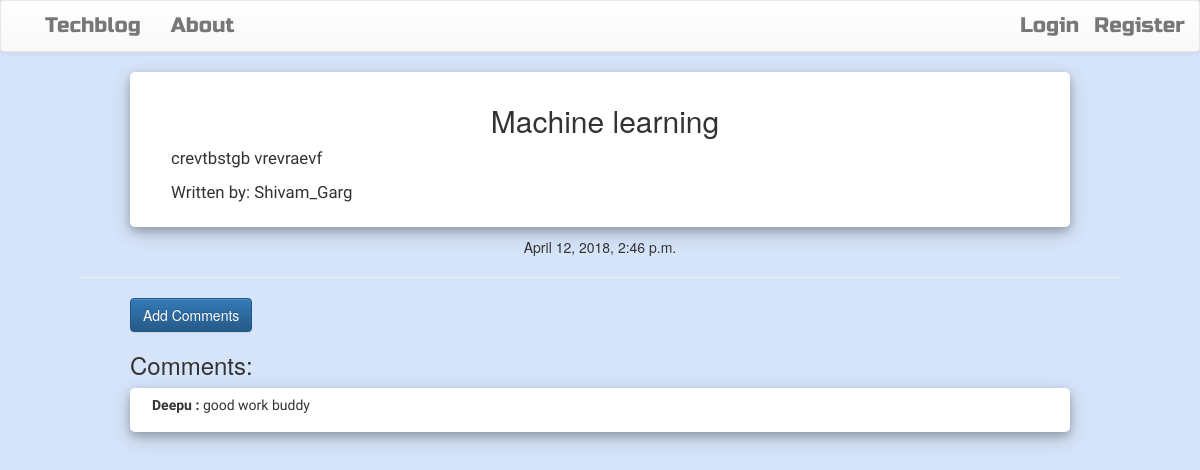
The page /post/8/ on the database its author committed.
### blog/models.py (models this page shows, shortened)
class Post(models.Model):
    author = models.ForeignKey('auth.User', on_delete=models.CASCADE)
    title = models.CharField(max_length=200)
    text = models.TextField()
    created_date = models.DateTimeField(default=timezone.now)
    published_date = models.DateTimeField(blank=True, null=True)

class Comment(models.Model):
    post = models.ForeignKey('blog.Post', related_name='comments',on_delete=models.CASCADE)
    author = models.CharField(max_length=200)
    text = models.TextField()
    created_date = models.DateTimeField(default=timezone.now)

### blog/views.py (the view)
# urls.py: path('post/<int:pk>/',views.PostDetailView.as_view(),name='post_detail'),
class PostDetailView(DetailView):
    model= Post

### blog/templates/blog/post_detail.html (shortened to what this page needs)
{% extends "blog/base.html" %}
{% block content %}
<div class="centerstage">
  <div class="extra">
    <h2 class="text-center">{{post.title}}</h2>
    <p class="postcontent">{{post.text|safe|linebreaksbr}}</p>
    <p class="postcontent">Written by: {{post.author}}</p>
  </div>
  <div class="">
    {% if post.published_date %}
      <div class="date postdate">
        {{post.published_date}}
      </div>
    {% else %}
      <a class="centerstage btn btn-primary" href="{% url 'post_publish' pk=post.pk %}">Publish</a>
    {% endif %}
  </div>
  <div class="">
    <hr>
    <a class='centerstage btn btn-primary btn comment' href="{%url 'add_comment_to_post' pk=post.pk %}">Add Comments</a>
  </div>
  <h3 class='centerstage'>Comments:</h3>
  {%if not post.comments.count %}
  <div class="extra2">
    <p>No Comments</p>
  </div>
  {% else %}
  {% for comment in post.comments.all %}
    <div class=" extra2 ">
      <p class="comments"><strong>{{comment.author}} :</strong> {{comment.text}}</p>
    </div>
  {%  endfor %}
  {% endif %}
</div>
{% endblock %}

### blog/static/css/blog.css (style rules this page uses)
body { background-color: #d6e4f9; }
.extra2 { background-color: white; width=500px; box-shadow: 0 4px 8px 0 rgba(0, 0, 0, 0.2), 0 6px 20px 0 rgba(0, 0, 0, 0.19); border: 2px solid white; border-radius: 5px; margin: 10px 50px 10px 50px; padding-top: 5px; padding-right: 10px; padding-bottom: 5px; padding-left: 20px; }
.extra { background-color: white; width=500px; box-shadow: 0 4px 8px 0 rgba(0, 0, 0, 0.2), 0 6px 20px 0 rgba(0, 0, 0, 0.19); border: 2px solid white; border-radius: 5px; margin: 10px 50px 10px 50px; padding-top: 10px; padding-right: 10px; padding-bottom: 10px; padding-left: 20px; }
.comments { font-family: 'Maven Pro', sans-serif; font-size: 1.0em; }
.centerstage { margin-right: 50px; margin-left: 50px; }
.postdate { text-align: center; }
.postcontent { font-family: 'Maven Pro', sans-serif; font-size: 1.2em; margin-left: 19px; margin-right: 17px; }

### rows shown on the page
Post: title "Machine learning", text "crevtbstgb vrevraevf", author "Shivam_Garg", published_date "April 12, 2018, 2:46 p.m."
Comment: author "Deepu", text "good work buddy"
